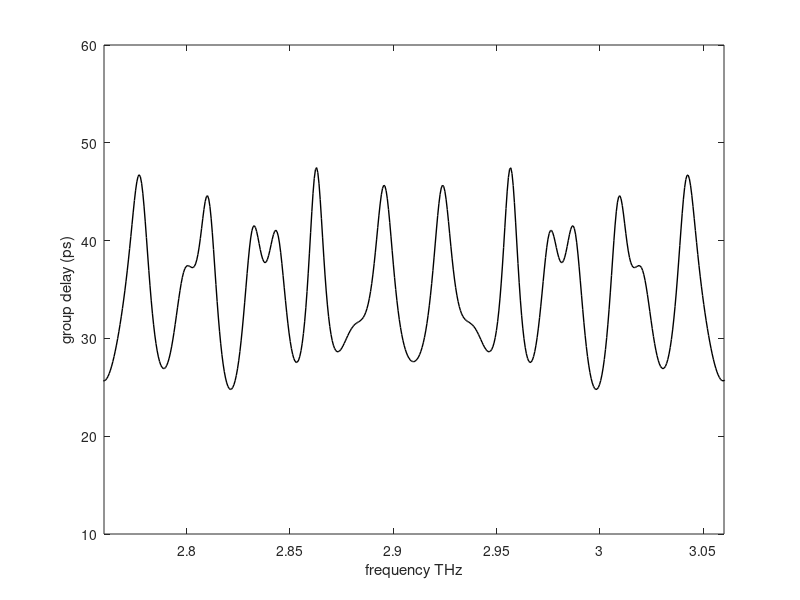

Source code (MATLAB):
clear all;
fs = 0; fe = 2; 
Np = 1e4;
fc = 2.9;
frequency = fs*fc:(fe-fs)*fc/Np:fe*fc;
delta_f = (fe - fs) * fc / 1e10;

%The length of the whole structure
N = 203;
lamda = 14.3e-6;
Lg = N * lamda;
c = 3e8;

%Sets the refractive indices
kLg = 8;
n_eff = 3.605;     
delta_n = kLg / N * n_eff / 2;
n1 = n_eff + delta_n;
n2 = n_eff - delta_n;

%Calculate the interface constants S
S12=(1/(2*n1))*[n1+n2 n1-n2;n1-n2 n1+n2];
S21=(1/(2*n2))*[n2+n1 n2-n1;n2-n1 n2+n1];

% Set the gain coefficient g 
g = 0; % gLg = 0

for i = 1:length(frequency)   

f = 1e12 * frequency(i);    

% Calculate the optical thickness
beta_AL_1 = 2 * pi * (f / c) * n_eff - 1i * g / 2;
beta_AL_2 = 2 * pi * (f / c) * n_eff - 1i * g / 2;

theta1 = beta_AL_1 * (lamda / 2);     %For slot d = lamda / 2  
theta2 = beta_AL_2 * (lamda / 2);     %For slot d = lamda / 2   
theta2_2 = beta_AL_2 * (lamda);     %For slot d = 1.5 * lamda   
theta2_3 = beta_AL_2 * (2 * lamda);     %For slot d = 2.5 * lamda   

%Calculate the medium constant P
Pn1 = [exp(-1i*theta1) 0;0 exp(1i*theta1)];
Pn2 = [exp(-1i*theta2) 0;0 exp(1i*theta2)];
Pn2_2 = [exp(-1i*theta2_2) 0;0 exp(1i*theta2_2)];
Pn2_3 = [exp(-1i*theta2_3) 0;0 exp(1i*theta2_3)];

%Construct the M matrix of the whole strcture
M = (Pn1*S12*Pn2_2*S21)*(Pn1*S12*Pn2*S21)*(Pn1*S12*Pn2_2*S21)^2*(Pn1*S12*Pn2*S21)^5 ...
    *(Pn1*S12*Pn2_2*S21)*(Pn1*S12*Pn2*S21)^4*(Pn1*S12*Pn2_2*S21)*(Pn1*S12*Pn2*S21)^3 ...
    *(Pn1*S12*Pn2_2*S21)*(Pn1*S12*Pn2*S21)^2*(Pn1*S12*Pn2_2*S21)*(Pn1*S12*Pn2*S21)...
    *(Pn1*S12*Pn2_2*S21)*(Pn1*S12*Pn2*S21)^3*(Pn1*S12*Pn2_2*S21)*(Pn1*S12*Pn2*S21)^6 ...
    *(Pn1*S12*Pn2_2*S21)*(Pn1*S12*Pn2*S21)*(Pn1*S12*Pn2_2*S21)*(Pn1*S12*Pn2*S21) ...
    *(Pn1*S12*Pn2_2*S21)*(Pn1*S12*Pn2*S21)^2*(Pn1*S12*Pn2_2*S21)*(Pn1*S12*Pn2*S21) ...
    *(Pn1*S12*Pn2_2*S21)*(Pn1*S12*Pn2*S21)*(Pn1*S12*Pn2_2*S21)*(Pn1*S12*Pn2*S21)^11 ...
    *(Pn1*S12*Pn2_2*S21)*(Pn1*S12*Pn2*S21)^2*(Pn1*S12*Pn2_2*S21)*(Pn1*S12*Pn2*S21) ...
    *(Pn1*S12*Pn2_2*S21)^2*(Pn1*S12*Pn2*S21)^5*(Pn1*S12*Pn2_2*S21)*(Pn1*S12*Pn2*S21) ...
    *(Pn1*S12*Pn2_2*S21)^2*(Pn1*S12*Pn2*S21)^2*(Pn1*S12*Pn2_2*S21)*(Pn1*S12*Pn2*S21) ...
    *(Pn1*S12*Pn2_2*S21)*(Pn1*S12*Pn2*S21)^4*(Pn1*S12*Pn2_2*S21)*(Pn1*S12*Pn2*S21)^2 ...
    *(Pn1*S12*Pn2_2*S21)*(Pn1*S12*Pn2*S21)*(Pn1*S12*Pn2_2*S21)*(Pn1*S12*Pn2*S21) ...
    *(Pn1*S12*Pn2_2*S21)*(Pn1*S12*Pn2*S21)*(Pn1*S12*Pn2_2*S21)*(Pn1*S12*Pn2*S21)^4 ...
    *(Pn1*S12*Pn2_2*S21)*(Pn1*S12*Pn2*S21)^5*(Pn1*S12*Pn2_2*S21)*(Pn1*S12*Pn2*S21)^2 ...
    *(Pn1*S12*Pn2_2*S21)*(Pn1*S12*Pn2*S21)^3*(Pn1*S12*Pn2_2*S21)*(Pn1*S12*Pn2*S21) ...
    *(Pn1*S12*Pn2_2*S21)*(Pn1*S12*Pn2*S21)*(Pn1*S12*Pn2_2*S21)*(Pn1*S12*Pn2*S21)^8 ...
    *(Pn1*S12*Pn2_2*S21)*(Pn1*S12*Pn2*S21)*(Pn1*S12*Pn2_2*S21)^2*(Pn1*S12*Pn2*S21) ...
    *(Pn1*S12*Pn2_2*S21)*(Pn1*S12*Pn2*S21)*(Pn1*S12*Pn2_2*S21)*(Pn1*S12*Pn2*S21) ...
    *(Pn1*S12*Pn2_2*S21)*(Pn1*S12*Pn2*S21)^12*(Pn1*S12*Pn2_2*S21)*(Pn1*S12*Pn2*S21) ...
    *(Pn1*S12*Pn2_2*S21)*(Pn1*S12*Pn2*S21)*(Pn1*S12*Pn2_2*S21)^2*(Pn1*S12*Pn2*S21)^5 ...
    *(Pn1*S12*Pn2_2*S21)*(Pn1*S12*Pn2*S21)^7*(Pn1*S12*Pn2_2*S21)*(Pn1*S12*Pn2*S21) ...
    *(Pn1*S12*Pn2_2*S21)*(Pn1*S12*Pn2*S21)^5*(Pn1*S12*Pn2_2*S21)*(Pn1*S12*Pn2*S21)^3 ...
    *(Pn1*S12*Pn2_3*S21)*Pn1;

%Calculate the transmission coefficient
Rtrans = 1 / M(1,1);

%Calculate the phase 
phase_1(i) = angle(Rtrans);

end



for i = 1:length(frequency)   

f = 1e12 * (frequency(i)+delta_f);    

% Calculate the optical thickness
beta_AL_1 = 2 * pi * (f / c) * n_eff - 1i * g / 2;
beta_AL_2 = 2 * pi * (f / c) * n_eff - 1i * g / 2;

theta1 = beta_AL_1 * (lamda / 2);     %For slot d = lamda / 2  
theta2 = beta_AL_2 * (lamda / 2);     %For slot d = lamda / 2   
theta2_2 = beta_AL_2 * (lamda);     %For slot d = 1.5 * lamda   
theta2_3 = beta_AL_2 * (2 * lamda);     %For slot d = 2.5 * lamda   

%Calculate the medium constant P
Pn1 = [exp(-1i*theta1) 0;0 exp(1i*theta1)];
Pn2 = [exp(-1i*theta2) 0;0 exp(1i*theta2)];
Pn2_2 = [exp(-1i*theta2_2) 0;0 exp(1i*theta2_2)];
Pn2_3 = [exp(-1i*theta2_3) 0;0 exp(1i*theta2_3)];

%Construct the M matrix of the whole strcture
M = (Pn1*S12*Pn2_2*S21)*(Pn1*S12*Pn2*S21)*(Pn1*S12*Pn2_2*S21)^2*(Pn1*S12*Pn2*S21)^5 ...
    *(Pn1*S12*Pn2_2*S21)*(Pn1*S12*Pn2*S21)^4*(Pn1*S12*Pn2_2*S21)*(Pn1*S12*Pn2*S21)^3 ...
    *(Pn1*S12*Pn2_2*S21)*(Pn1*S12*Pn2*S21)^2*(Pn1*S12*Pn2_2*S21)*(Pn1*S12*Pn2*S21)...
    *(Pn1*S12*Pn2_2*S21)*(Pn1*S12*Pn2*S21)^3*(Pn1*S12*Pn2_2*S21)*(Pn1*S12*Pn2*S21)^6 ...
    *(Pn1*S12*Pn2_2*S21)*(Pn1*S12*Pn2*S21)*(Pn1*S12*Pn2_2*S21)*(Pn1*S12*Pn2*S21) ...
    *(Pn1*S12*Pn2_2*S21)*(Pn1*S12*Pn2*S21)^2*(Pn1*S12*Pn2_2*S21)*(Pn1*S12*Pn2*S21) ...
    *(Pn1*S12*Pn2_2*S21)*(Pn1*S12*Pn2*S21)*(Pn1*S12*Pn2_2*S21)*(Pn1*S12*Pn2*S21)^11 ...
    *(Pn1*S12*Pn2_2*S21)*(Pn1*S12*Pn2*S21)^2*(Pn1*S12*Pn2_2*S21)*(Pn1*S12*Pn2*S21) ...
    *(Pn1*S12*Pn2_2*S21)^2*(Pn1*S12*Pn2*S21)^5*(Pn1*S12*Pn2_2*S21)*(Pn1*S12*Pn2*S21) ...
    *(Pn1*S12*Pn2_2*S21)^2*(Pn1*S12*Pn2*S21)^2*(Pn1*S12*Pn2_2*S21)*(Pn1*S12*Pn2*S21) ...
    *(Pn1*S12*Pn2_2*S21)*(Pn1*S12*Pn2*S21)^4*(Pn1*S12*Pn2_2*S21)*(Pn1*S12*Pn2*S21)^2 ...
    *(Pn1*S12*Pn2_2*S21)*(Pn1*S12*Pn2*S21)*(Pn1*S12*Pn2_2*S21)*(Pn1*S12*Pn2*S21) ...
    *(Pn1*S12*Pn2_2*S21)*(Pn1*S12*Pn2*S21)*(Pn1*S12*Pn2_2*S21)*(Pn1*S12*Pn2*S21)^4 ...
    *(Pn1*S12*Pn2_2*S21)*(Pn1*S12*Pn2*S21)^5*(Pn1*S12*Pn2_2*S21)*(Pn1*S12*Pn2*S21)^2 ...
    *(Pn1*S12*Pn2_2*S21)*(Pn1*S12*Pn2*S21)^3*(Pn1*S12*Pn2_2*S21)*(Pn1*S12*Pn2*S21) ...
    *(Pn1*S12*Pn2_2*S21)*(Pn1*S12*Pn2*S21)*(Pn1*S12*Pn2_2*S21)*(Pn1*S12*Pn2*S21)^8 ...
    *(Pn1*S12*Pn2_2*S21)*(Pn1*S12*Pn2*S21)*(Pn1*S12*Pn2_2*S21)^2*(Pn1*S12*Pn2*S21) ...
    *(Pn1*S12*Pn2_2*S21)*(Pn1*S12*Pn2*S21)*(Pn1*S12*Pn2_2*S21)*(Pn1*S12*Pn2*S21) ...
    *(Pn1*S12*Pn2_2*S21)*(Pn1*S12*Pn2*S21)^12*(Pn1*S12*Pn2_2*S21)*(Pn1*S12*Pn2*S21) ...
    *(Pn1*S12*Pn2_2*S21)*(Pn1*S12*Pn2*S21)*(Pn1*S12*Pn2_2*S21)^2*(Pn1*S12*Pn2*S21)^5 ...
    *(Pn1*S12*Pn2_2*S21)*(Pn1*S12*Pn2*S21)^7*(Pn1*S12*Pn2_2*S21)*(Pn1*S12*Pn2*S21) ...
    *(Pn1*S12*Pn2_2*S21)*(Pn1*S12*Pn2*S21)^5*(Pn1*S12*Pn2_2*S21)*(Pn1*S12*Pn2*S21)^3 ...
    *(Pn1*S12*Pn2_3*S21)*Pn1;

%Calculate the transmission coefficient
Rtrans = 1 / M(1,1);

%Calculate the phase 
phase_2(i) = angle(Rtrans);

end

%Calculate the group delay using difference method
for k = 1:length(frequency)
Z(k) = (phase_2(k) - phase_1(k)) / (2 * pi * (delta_f * 1e12));
end


figure;
plot(frequency, Z * 1e12, 'k', 'LineWidth', 1); % The unit: second to picosecond
xlim([2.76 3.06]);
xlabel('frequency THz');                                                   
ylabel('group delay (ps)');






